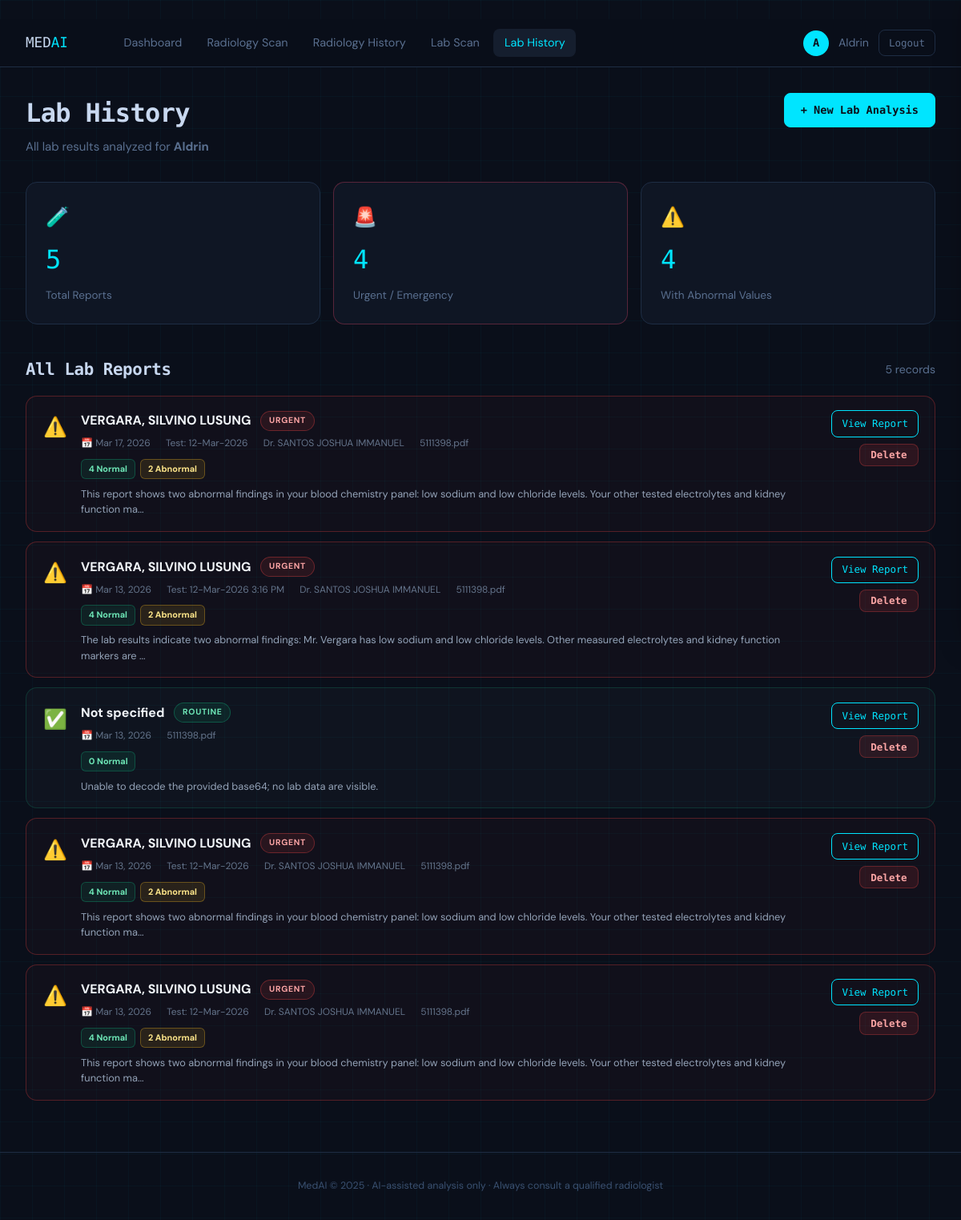
The app's page /lab-history (signed in) with its own data.
### app/database/models.py (models this page shows, shortened)
class User(db.Model, UserMixin):
    __tablename__ = "users"
    id            = db.Column(db.Integer, primary_key=True)
    name          = db.Column(db.String(120), nullable=False)
    email         = db.Column(db.String(180), unique=True, nullable=False, index=True)
    password_hash = db.Column(db.String(256), nullable=False)
    role          = db.Column(db.String(20), default="clinician")   # clinician | radiologist | admin
    created_at    = db.Column(db.DateTime, default=datetime.utcnow)
    uploads = db.relationship(
        "Upload", backref="owner", lazy=True, cascade="all, delete-orphan"
    )

class LabResult(db.Model):
    __tablename__ = "lab_results"
    id                 = db.Column(db.Integer, primary_key=True)
    user_id            = db.Column(db.Integer, db.ForeignKey("users.id"), nullable=False)
    original_filename  = db.Column(db.String(260))
    file_type          = db.Column(db.String(20))
    patient_name       = db.Column(db.String(200))
    patient_age        = db.Column(db.String(50))
    patient_id_ref     = db.Column(db.String(100))
    test_date          = db.Column(db.String(100))
    ordering_physician = db.Column(db.String(200))
    facility           = db.Column(db.String(200))
    summary            = db.Column(db.Text)
    key_concerns       = db.Column(db.Text)
    interpretation     = db.Column(db.Text)
    next_steps         = db.Column(db.Text)
    urgency            = db.Column(db.String(20))
    disclaimer         = db.Column(db.Text)
    normal_count       = db.Column(db.Integer, default=0)
    abnormal_count     = db.Column(db.Integer, default=0)
    critical_count     = db.Column(db.Integer, default=0)
    findings_json      = db.Column(db.Text)
    model_used         = db.Column(db.String(100))
    analysis_date      = db.Column(db.DateTime, default=datetime.utcnow)

### app/lab_routes.py (the view)
@lab_bp.route("/lab-history")
@login_required
def lab_history():
    from app.database.models import LabResult
    records = (
        LabResult.query
        .filter_by(user_id=current_user.id)
        .order_by(LabResult.analysis_date.desc())
        .all()
    )
    stats = {
        "total":    len(records),
        "urgent":   sum(1 for r in records if r.urgency in ("URGENT", "EMERGENCY")),
        "abnormal": sum(1 for r in records if r.abnormal_count and r.abnormal_count > 0),
    }
    return render_template("lab_history.html", records=records, stats=stats)

### app/database/models.py (called while the page is built)
@login_manager.user_loader
def load_user(user_id):
    return User.query.get(int(user_id))

### templates/lab_history.html (shortened to what this page needs)
﻿{% extends "base.html" %}
{% block content %}
<div class="page-header">
  <div>
    <h1 class="page-title">Lab History</h1>
    <p class="page-sub">All lab results analyzed for <strong>{{ current_user.name }}</strong></p>
  </div>
  <a href="{{ url_for('lab.lab_upload') }}" class="btn btn-primary">+ New Lab Analysis</a>
</div>
<div class="stats-grid">
  <div class="stat-card">
    <div class="stat-icon">&#x1F9EA;</div>
    <div class="stat-value">{{ stats.total }}</div>
    <div class="stat-label">Total Reports</div>
  </div>
  <div class="stat-card stat-card--alert">
    <div class="stat-icon">&#x1F6A8;</div>
    <div class="stat-value">{{ stats.urgent }}</div>
    <div class="stat-label">Urgent / Emergency</div>
  </div>
  <div class="stat-card">
    <div class="stat-icon">&#x26A0;&#xFE0F;</div>
    <div class="stat-value">{{ stats.abnormal }}</div>
    <div class="stat-label">With Abnormal Values</div>
  </div>
</div>
{% if not records %}
<div class="empty-state">
  <div class="empty-icon">&#x1F9EA;</div>
  <h3>No lab results yet</h3>
  <p>Upload your first lab report to get an AI-powered analysis.</p>
  <a href="{{ url_for('lab.lab_upload') }}" class="btn btn-primary">Upload Lab Result</a>
</div>
{% else %}
<section>
  <div class="section-header">
    <h2>All Lab Reports</h2>
    <span class="link-muted">{{ records|length }} record{{ 's' if records|length != 1 }}</span>
  </div>
  <div class="lab-history-list">
    {% for r in records %}
    <div class="lab-history-card {% if r.urgency == 'EMERGENCY' %}lab-card--emergency{% elif r.urgency == 'URGENT' %}lab-card--urgent{% elif r.urgency == 'SOON' %}lab-card--soon{% else %}lab-card--routine{% endif %}">
      <div class="lab-card-indicator">
        {% if r.urgency == 'EMERGENCY' %}&#x1F6A8;{% elif r.urgency == 'URGENT' %}&#x26A0;&#xFE0F;{% elif r.urgency == 'SOON' %}&#x1F514;{% else %}&#x2705;{% endif %}
      </div>
      <div class="lab-card-main">
        <div class="lab-card-top">
          <span class="lab-card-patient">{{ r.patient_name }}</span>
          <span class="urgency-pill urgency-pill--{{ r.urgency.lower() }}">{{ r.urgency }}</span>
        </div>
        <div class="lab-card-meta">
          <span>&#x1F4C5; {{ r.analysis_date.strftime('%b %d, %Y') }}</span>
          {% if r.test_date and r.test_date != 'Not specified' %}<span>Test: {{ r.test_date }}</span>{% endif %}
          {% if r.ordering_physician and r.ordering_physician != 'Not specified' %}<span>{{ r.ordering_physician }}</span>{% endif %}
          <span>{{ r.original_filename }}</span>
        </div>
        <div class="lab-card-counts">
          <span class="count-badge count-badge--normal">{{ r.normal_count }} Normal</span>
          {% if r.abnormal_count and r.abnormal_count > 0 %}<span class="count-badge count-badge--abnormal">{{ r.abnormal_count }} Abnormal</span>{% endif %}
        </div>
        {% if r.summary %}<p class="lab-card-summary">{{ r.summary[:160] }}{% if r.summary|length > 160 %}...{% endif %}</p>{% endif %}
      </div>
      <div class="lab-card-actions">
        <a href="{{ url_for('lab.lab_result_view', result_id=r.id) }}" class="btn btn-sm btn-outline">View Report</a>
        <form method="POST" action="{{ url_for('lab.lab_delete', result_id=r.id) }}" onsubmit="return confirm('Delete this lab result?')">
          <button type="submit" class="btn btn-sm btn-danger">Delete</button>
        </form>
      </div>
    </div>
    {% endfor %}
  </div>
</section>
{% endif %}
{% endblock %}

### templates/base.html (shortened to what this page needs)
﻿<!DOCTYPE html>
<html lang="en">
<head>
  <link rel="stylesheet" href="{{ url_for('static', filename='css/main.css') }}"/>
</head>
<body>
<div class="bg-grid" aria-hidden="true"></div>
{% if current_user.is_authenticated %}
<nav class="navbar">
  <a href="{{ url_for('main.dashboard') }}" class="nav-brand">
    <span class="brand-text">MED<em>AI</em></span>
  </a>
  <div class="nav-links">
    <a href="{{ url_for('main.dashboard') }}"  class="nav-link {% if request.endpoint == 'main.dashboard' %}active{% endif %}">Dashboard</a>
    <a href="{{ url_for('main.upload') }}"     class="nav-link {% if request.endpoint == 'main.upload' %}active{% endif %}">Radiology Scan</a>
    <a href="{{ url_for('main.history') }}"    class="nav-link {% if request.endpoint == 'main.history' %}active{% endif %}">Radiology History</a>
    <a href="{{ url_for('lab.lab_upload') }}"  class="nav-link {% if request.endpoint == 'lab.lab_upload' or request.endpoint == 'lab.lab_result_view' %}active{% endif %}">Lab Scan</a>
    <a href="{{ url_for('lab.lab_history') }}" class="nav-link {% if request.endpoint == 'lab.lab_history' %}active{% endif %}">Lab History</a>
  </div>
  <div class="nav-user">
    <span class="user-badge">{{ current_user.name[0].upper() }}</span>
    <span class="user-name">{{ current_user.name }}</span>
    <a href="{{ url_for('auth.logout') }}" class="btn btn-sm btn-ghost">Logout</a>
  </div>
</nav>
{% endif %}
<main class="main-content">
  {% block content %}{% endblock %}
</main>
<footer class="footer">
  <p>MedAI © 2025 · AI-assisted analysis only · Always consult a qualified radiologist</p>
</footer>
</body>
</html>

### static/css/main.css (style rules this page uses)
:root { --bg: #0a0f1a; --bg2: #0f1624; --bg3: #151e2e; --border: #1e2d44; --border2: #253550; --text: #c8d8f0; --text-muted: #5a7090; --text-dim: #3a5070; --accent: #00e5ff; --accent2: #00b8cc; --success: #00d68f; --warn: #ffb300; --danger: #ff4b6e; --high: #ff4b6e; --medium: #ffb300; --low: #00d68f; --radius: 8px; --radius-lg: 14px; --shadow: 0 4px 24px rgba(0,0,0,0.5); --font-mono: 'Space Mono', monospace; --font-body: 'DM Sans', sans-serif; }
*, *::before, *::after { box-sizing: border-box; margin: 0; padding: 0; }
html { scroll-behavior: smooth; }
body { background: var(--bg); color: var(--text); font-family: var(--font-body); font-size: 15px; line-height: 1.6; min-height: 100vh; }
.bg-grid { position: fixed; inset: 0; pointer-events: none; z-index: 0; background-image: linear-gradient(rgba(0,229,255,.03) 1px, transparent 1px), linear-gradient(90deg, rgba(0,229,255,.03) 1px, transparent 1px); background-size: 40px 40px; }
h1,h2,h3 { font-family: var(--font-mono); letter-spacing: -0.02em; }
h1 { font-size: 1.8rem; }
h2 { font-size: 1.3rem; }
em { color: var(--accent); font-style: normal; }
a { color: var(--accent); text-decoration: none; }
.navbar { position: sticky; top: 0; z-index: 100; display: flex; align-items: center; gap: 1.5rem; padding: 0 2rem; height: 60px; background: rgba(10,15,26,0.92); backdrop-filter: blur(12px); border-bottom: 1px solid var(--border); }
.nav-brand { display: flex; align-items: center; gap: 0.5rem; font-family: var(--font-mono); font-size: 1.1rem; color: var(--text); text-decoration: none; }
.brand-text em { color: var(--accent); }
.nav-links { display: flex; gap: 0.25rem; flex: 1; margin-left: 2rem; }
.nav-link { padding: 0.35rem 0.85rem; border-radius: var(--radius); color: var(--text-muted); font-size: 0.9rem; transition: all .2s; }
.nav-link:hover, .nav-link.active { color: var(--text); background: var(--bg3); text-decoration: none; }
.nav-link.active { color: var(--accent); }
.nav-user { display: flex; align-items: center; gap: 0.75rem; margin-left: auto; }
.user-badge { width: 32px; height: 32px; border-radius: 50%; background: var(--accent); color: var(--bg); font-family: var(--font-mono); font-size: 0.85rem; font-weight: 700; display: grid; place-items: center; }
.user-name { font-size: 0.88rem; color: var(--text-muted); }
.main-content { position: relative; z-index: 1; max-width: 1280px; margin: 0 auto; padding: 2rem 2rem 4rem; }
.btn { display: inline-flex; align-items: center; gap: 0.4rem; padding: 0.6rem 1.25rem; border-radius: var(--radius); font-family: var(--font-mono); font-size: 0.85rem; cursor: pointer; border: 1px solid transparent; transition: all .2s; text-decoration: none; white-space: nowrap; }
.btn-primary { background: var(--accent); color: var(--bg); border-color: var(--accent); font-weight: 700; }
.btn-outline { background: transparent; color: var(--accent); border-color: var(--accent); }
.btn-ghost { background: transparent; color: var(--text-muted); border-color: var(--border); }
.btn-danger { background: rgba(255,75,110,.15); color: var(--danger); border-color: var(--danger); }
.btn-sm { padding: 0.35rem 0.75rem; font-size: 0.78rem; }
.page-header { display: flex; justify-content: space-between; align-items: flex-start; margin-bottom: 2rem; gap: 1rem; }
.page-title { font-size: 2rem; color: var(--text); }
.page-sub { color: var(--text-muted); margin-top: 0.25rem; }
.stats-grid { display: grid; grid-template-columns: repeat(auto-fit, minmax(180px, 1fr)); gap: 1rem; margin-bottom: 2.5rem; }
.stat-card { background: var(--bg2); border: 1px solid var(--border); border-radius: var(--radius-lg); padding: 1.5rem; display: flex; flex-direction: column; gap: 0.5rem; transition: border-color .2s; }
.stat-card--alert { border-color: rgba(255,75,110,.3); }
.stat-icon { font-size: 1.5rem; }
.stat-value { font-family: var(--font-mono); font-size: 2rem; color: var(--accent); }
.stat-label { font-size: 0.85rem; color: var(--text-muted); }
.section-header { display: flex; justify-content: space-between; align-items: center; margin-bottom: 1rem; }
.link-muted { color: var(--text-muted); font-size: 0.88rem; }
.footer { text-align: center; padding: 2rem; font-size: 0.78rem; color: var(--text-dim); border-top: 1px solid var(--border); position: relative; z-index: 1; }
html, body { overflow-x: hidden; max-width: 100%; }

### records on screen
User: name "A", name "Aldrin"
LabResult: patient_name "VERGARA, SILVINO LUSUNG", urgency "URGENT", analysis_date "Mar 17, 2026", test_date "12-Mar-2026", ordering_physician "Dr. SANTOS JOSHUA IMMANUEL", original_filename "5111398.pdf", normal_count "4", abnormal_count "2", summary "This report shows two abnormal findings in your blood chemistry panel: low sodium and low chloride levels. Your other tested electrolytes and kidney function ma"
LabResult: patient_name "VERGARA, SILVINO LUSUNG", urgency "URGENT", analysis_date "Mar 13, 2026", test_date "12-Mar-2026 3:16 PM", ordering_physician "Dr. SANTOS JOSHUA IMMANUEL", original_filename "5111398.pdf", normal_count "4", abnormal_count "2", summary "The lab results indicate two abnormal findings: Mr. Vergara has low sodium and low chloride levels. Other measured electrolytes and kidney function markers are"
LabResult: patient_name "Not specified", urgency "ROUTINE", analysis_date "Mar 13, 2026", original_filename "5111398.pdf", normal_count "0", summary "Unable to decode the provided base64; no lab data are visible."
LabResult: patient_name "VERGARA, SILVINO LUSUNG", urgency "URGENT", analysis_date "Mar 13, 2026", test_date "12-Mar-2026", ordering_physician "Dr. SANTOS JOSHUA IMMANUEL", original_filename "5111398.pdf", normal_count "4", abnormal_count "2", summary "This report shows two abnormal findings in your blood chemistry panel: low sodium and low chloride levels. Your other tested electrolytes and kidney function ma"
LabResult: patient_name "VERGARA, SILVINO LUSUNG", urgency "URGENT", analysis_date "Mar 13, 2026", test_date "12-Mar-2026", ordering_physician "Dr. SANTOS JOSHUA IMMANUEL", original_filename "5111398.pdf", normal_count "4", abnormal_count "2", summary "This report shows two abnormal findings in your blood chemistry panel: low sodium and low chloride levels. Your other tested electrolytes and kidney function ma"

### other values on screen
{{ stats.total }} "5"
{{ stats.urgent }} "4"
{{ stats.abnormal }} "4"
{{ records|length }} "5"
{{ 's' if records|length != 1 }} "s"
